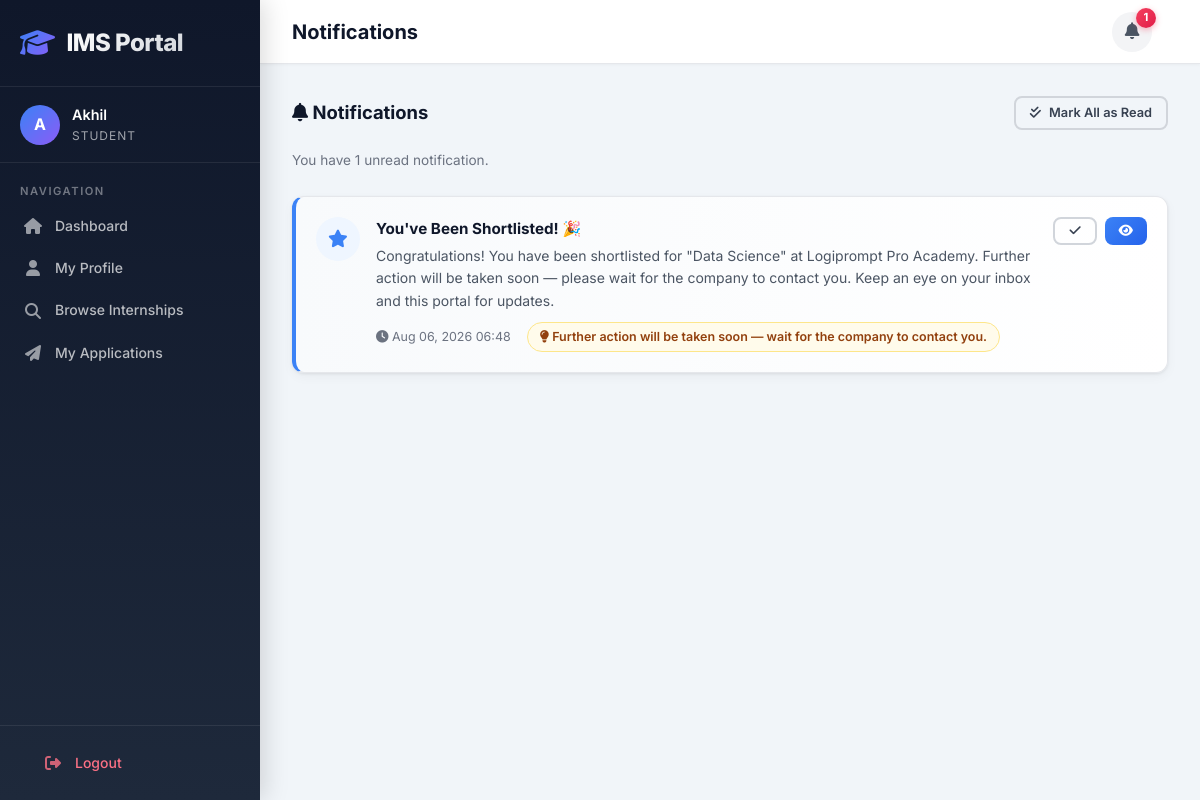
The app's page /students/notifications/ (signed in) with its own data.
### accounts/models.py (models this page shows, shortened)
class User(AbstractUser):
    ROLE_CHOICES = (
        ('admin', 'Admin'),
        ('student', 'Student'),
        ('company', 'Company'),
    )
    email = models.EmailField(unique=True)
    role = models.CharField(max_length=10, choices=ROLE_CHOICES)
    objects = CustomUserManager()
    REQUIRED_FIELDS = ['email']
    @property
    def is_admin(self):
        return self.role == 'admin'
    @property
    def is_student(self):
        return self.role == 'student'

### students/models.py (models this page shows, shortened)
class Notification(models.Model):
    user = models.ForeignKey(settings.AUTH_USER_MODEL, on_delete=models.CASCADE, related_name='notifications')
    application = models.ForeignKey(Application, on_delete=models.CASCADE, related_name='notifications', null=True, blank=True)
    title = models.CharField(max_length=200)
    message = models.TextField()
    is_read = models.BooleanField(default=False)
    created_at = models.DateTimeField(auto_now_add=True)
    class Meta:
        ordering = ['-created_at']

class Application(models.Model):
    STATUS_CHOICES = (
        ('pending', 'Pending'),
        ('reviewed', 'Reviewed'),
        ('shortlisted', 'Shortlisted'),
        ('accepted', 'Accepted'),
        ('rejected', 'Rejected'),
    )
    student = models.ForeignKey(StudentProfile, on_delete=models.CASCADE, related_name='applications')
    internship = models.ForeignKey('companies.Internship', on_delete=models.CASCADE, related_name='applications')
    cover_letter = models.TextField(blank=True)
    status = models.CharField(max_length=20, choices=STATUS_CHOICES, default='pending')
    applied_at = models.DateTimeField(auto_now_add=True)
    updated_at = models.DateTimeField(auto_now=True)
    class Meta:
        unique_together = ('student', 'internship')
        ordering = ['-applied_at']

### students/views.py (the view)
# urls.py: path('notifications/', views.notifications, name='notifications'),
@login_required
@student_required
def notifications(request):
    notifications_list = request.user.notifications.select_related('application__internship__company').all()
    unread_count = notifications_list.filter(is_read=False).count()
    return render(request, 'students/notifications.html', {
        'notifications': notifications_list,
        'unread_count': unread_count,
    })

### students/context_processors.py (called while the page is built)
def unread_notifications_count(request):
    if request.user.is_authenticated and request.user.is_student:
        count = request.user.notifications.filter(is_read=False).count()
        return {'unread_notifications_count': count}
    return {'unread_notifications_count': 0}

### templates/students/notifications.html (shortened to what this page needs)
{% extends 'base.html' %}
{% block page_title %}Notifications{% endblock %}
{% block content %}
<div class="section-header">
    <h2><i class="fas fa-bell"></i> Notifications</h2>
    {% if notifications %}
    <form method="POST" action="{% url 'students:mark_all_notifications_read' %}">
        <button type="submit" class="btn btn-sm btn-outline"><i class="fas fa-check-double"></i> Mark All as Read</button>
    </form>
    {% endif %}
</div>
{% if unread_count %}
<p class="text-muted text-sm mb-3">You have {{ unread_count }} unread notification{{ unread_count|pluralize }}.</p>
{% endif %}
{% if notifications %}
<div class="notification-list">
    {% for notification in notifications %}
    <div class="notification-item {% if not notification.is_read %}unread{% endif %}">
        <div class="notification-icon">
            <i class="fas {% if notification.application and notification.application.status == 'accepted' %}fa-check-circle{% elif notification.application and notification.application.status == 'rejected' %}fa-times-circle{% elif notification.application and notification.application.status == 'shortlisted' %}fa-star{% else %}fa-info-circle{% endif %}"></i>
        </div>
        <div class="notification-body">
            <div class="notification-title">{{ notification.title }}</div>
            <div class="notification-message">{{ notification.message }}</div>
            <div class="notification-meta">
                <span><i class="fas fa-clock"></i> {{ notification.created_at|date:"M d, Y H:i" }}</span>
                {% if notification.application and notification.application.status == 'shortlisted' %}
                <span class="notification-tip"><i class="fas fa-lightbulb"></i> Further action will be taken soon — wait for the company to contact you.</span>
                {% endif %}
            </div>
        </div>
        <div class="notification-actions">
            {% if not notification.is_read %}
            <form method="POST" action="{% url 'students:mark_notification_read' notification.pk %}">
                <button type="submit" class="btn btn-sm btn-outline" title="Mark as read"><i class="fas fa-check"></i></button>
            </form>
            {% endif %}
            {% if notification.application %}
            <a href="{% url 'students:my_applications' %}" class="btn btn-sm btn-primary" title="View Application"><i class="fas fa-eye"></i></a>
            {% endif %}
        </div>
    </div>
    {% endfor %}
</div>
{% endif %}
{% endblock %}

### templates/base.html (shortened to what this page needs)
{% load static %}
<!DOCTYPE html>
<html lang="en">
<head>
    <link rel="stylesheet" href="https://cdnjs.cloudflare.com/ajax/libs/font-awesome/6.5.1/css/all.min.css">
    <link rel="stylesheet" href="{% static 'css/style.css' %}">
</head>
<body>
    {% if user.is_authenticated %}
    <div class="app-layout">
        <aside class="sidebar">
            <div class="sidebar-header">
                <div class="sidebar-logo">
                    <i class="fas fa-graduation-cap"></i>
                    <span>IMS Portal</span>
                </div>
            </div>
            <div class="sidebar-user">
                <div class="sidebar-user-info">
                    <div class="sidebar-user-avatar">{{ user.username|make_list|first|upper }}</div>
                    <div class="sidebar-user-details">
                        <div class="sidebar-username">{{ user.username }}</div>
                        <div class="sidebar-role">{{ user.get_role_display }}</div>
                    </div>
                </div>
            </div>
            <nav class="sidebar-nav">
                <div class="sidebar-nav-section">Navigation</div>
                {% if user.is_admin %}
                <a href="{% url 'dashboard:admin_dashboard' %}" class="sidebar-link"><i class="fas fa-chart-pie"></i> Dashboard</a>
                <a href="{% url 'dashboard:manage_students' %}" class="sidebar-link"><i class="fas fa-user-graduate"></i> Students</a>
                <a href="{% url 'dashboard:manage_companies' %}" class="sidebar-link"><i class="fas fa-building"></i> Companies</a>
                <a href="{% url 'dashboard:manage_internships' %}" class="sidebar-link"><i class="fas fa-briefcase"></i> Internships</a>
                <a href="{% url 'dashboard:manage_applications' %}" class="sidebar-link"><i class="fas fa-file-alt"></i> Applications</a>
                <a href="{% url 'dashboard:reports' %}" class="sidebar-link"><i class="fas fa-chart-bar"></i> Reports</a>
                {% elif user.is_student %}
                <a href="{% url 'students:dashboard' %}" class="sidebar-link"><i class="fas fa-home"></i> Dashboard</a>
                <a href="{% url 'students:profile' %}" class="sidebar-link"><i class="fas fa-user"></i> My Profile</a>
                <a href="{% url 'students:browse_internships' %}" class="sidebar-link"><i class="fas fa-search"></i> Browse Internships</a>
                <a href="{% url 'students:my_applications' %}" class="sidebar-link"><i class="fas fa-paper-plane"></i> My Applications</a>
                {% endif %}
            </nav>
            <div class="sidebar-footer">
                <a href="{% url 'accounts:logout' %}" class="sidebar-link logout-link"><i class="fas fa-sign-out-alt"></i> Logout</a>
            </div>
        </aside>
        <div class="main-content">
            <header class="topbar">
                <h1 class="topbar-title">{% block page_title %}Dashboard{% endblock %}</h1>
                <div style="display:flex; align-items:center; gap:16px;">
                    {% if user.is_student %}
                    <a href="{% url 'students:notifications' %}" class="notification-bell" title="Notifications">
                        <i class="fas fa-bell"></i>
                        {% if unread_notifications_count %}
                        <span class="notification-badge">{{ unread_notifications_count }}</span>
                        {% endif %}
                    </a>
                    {% endif %}
                </div>
            </header>
            <main class="content-area">
    {% endif %}
    {% block content %}{% endblock %}
    </main>
    {% if user.is_authenticated %}
        </div>
    </div>
    {% endif %}
</body>
</html>

### records on screen
User: username|make_list "A", username "Akhil", role "STUDENT"
Notification: title "You've Been Shortlisted! 🎉", message "Congratulations! You have been shortlisted for \"Data Science\" at Logiprompt Pro Academy. Further action will be taken soon — please wait for the company to contact you. Keep an eye on your inbox and this portal for updates.", created_at "Aug 06, 2026 06:48", shows "Further action will be taken soon — wait for the company to contact you.", is_read False (drawn)

### other values on screen
{{ unread_notifications_count }} "1"
{{ unread_count }} "1"
